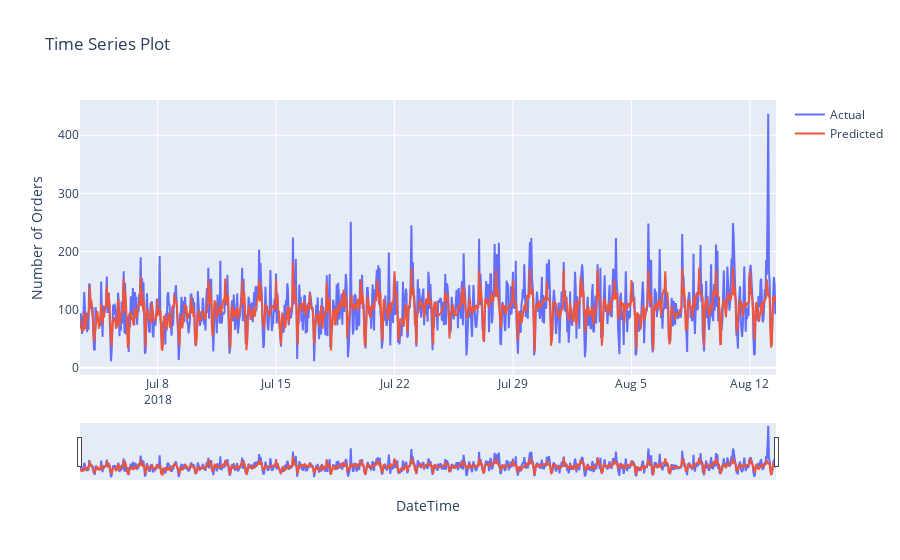

The notebook cell this image was saved under:
### Code cell
lgbm = LGBMRegressor(random_state=42, silent=True)
params_lgbm = {'learning_rate':[1e-2, 1e-3, 1e-4, 1e-5],
               'n_estimators':[100, 200, 300],
               'num_leaves':[20, 30, 40, 50],
               'boosting_type':['gbdt', 'goss']}

start_time = timer()

lgbm_RMSE, lgbm_best_parameters = model_search(lgbm, params_lgbm)

lgbm_time = timer() - start_time
print("Время обучения модели: {:f} секунд".format(lgbm_time))

scores_data = scores_data.append({'Regressor':'LGBMRegressor', 
                                  'RMSE':lgbm_RMSE,
                                  'Time':lgbm_time,
                                 }, ignore_index=True)

### Figure 1 — Plotly figure (JSON) as saved in the notebook; plotly's stock layout.template omitted (floating-point values rounded to 4 significant figures; data arrays with more than 128 entries replaced by an {"elided": "..."} marker saying what was removed)
{"data": [{"mode": "lines", "name": "Actual", "type": "scatter", "x": {"elided": "988 str values"}, "y": {"elided": "988 int values"}}, {"mode": "lines", "name": "Predicted", "type": "scatter", "x": {"elided": "988 str values"}, "y": {"elided": "988 float values"}}], "layout": {"title": {"text": "Time Series Plot"}, "xaxis": {"rangeslider": {"visible": true}, "title": {"text": "DateTime"}}, "yaxis": {"title": {"text": "Number of Orders"}}}}
